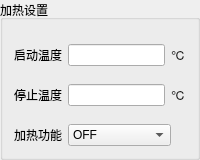
                            <widget class="QGroupBox" name="groupBox_30">
                             <property name="minimumSize">
                              <size>
                               <width>200</width>
                               <height>160</height>
                              </size>
                             </property>
                             <property name="maximumSize">
                              <size>
                               <width>200</width>
                               <height>160</height>
                              </size>
                             </property>
                             <property name="title">
                              <string>加热设置</string>
                             </property>
                             <layout class="QVBoxLayout" name="verticalLayout_54">
                              <property name="topMargin">
                               <number>12</number>
                              </property>
                              <item>
                               <spacer name="verticalSpacer_72">
                                <property name="orientation">
                                 <enum>Qt::Vertical</enum>
                                </property>
                                <property name="sizeHint" stdset="0">
                                 <size>
                                  <width>20</width>
                                  <height>40</height>
                                 </size>
                                </property>
                               </spacer>
                              </item>
                              <item>
                               <layout class="QHBoxLayout" name="horizontalLayout_186">
                                <item>
                                 <widget class="QLabel" name="label_270">
                                  <property name="minimumSize">
                                   <size>
                                    <width>48</width>
                                    <height>0</height>
                                   </size>
                                  </property>
                                  <property name="text">
                                   <string>启动温度</string>
                                  </property>
                                  <property name="alignment">
                                   <set>Qt::AlignCenter</set>
                                  </property>
                                 </widget>
                                </item>
                                <item>
                                 <widget class="QLineEdit" name="lineEdit_128">
                                  <property name="alignment">
                                   <set>Qt::AlignCenter</set>
                                  </property>
                                 </widget>
                                </item>
                                <item>
                                 <widget class="QLabel" name="label_271">
                                  <property name="minimumSize">
                                   <size>
                                    <width>15</width>
                                    <height>0</height>
                                   </size>
                                  </property>
                                  <property name="text">
                                   <string>℃</string>
                                  </property>
                                  <property name="alignment">
                                   <set>Qt::AlignCenter</set>
                                  </property>
                                 </widget>
                                </item>
                               </layout>
                              </item>
                              <item>
                               <spacer name="verticalSpacer_73">
                                <property name="orientation">
                                 <enum>Qt::Vertical</enum>
                                </property>
                                <property name="sizeHint" stdset="0">
                                 <size>
                                  <width>20</width>
                                  <height>40</height>
                                 </size>
                                </property>
                               </spacer>
                              </item>
                              <item>
                               <layout class="QHBoxLayout" name="horizontalLayout_187">
                                <item>
                                 <widget class="QLabel" name="label_272">
                                  <property name="minimumSize">
                                   <size>
                                    <width>48</width>
                                    <height>0</height>
                                   </size>
                                  </property>
                                  <property name="text">
                                   <string>停止温度</string>
                                  </property>
                                  <property name="alignment">
                                   <set>Qt::AlignCenter</set>
                                  </property>
                                 </widget>
                                </item>
                                <item>
                                 <widget class="QLineEdit" name="lineEdit_129">
                                  <property name="alignment">
                                   <set>Qt::AlignCenter</set>
                                  </property>
                                 </widget>
                                </item>
                                <item>
                                 <widget class="QLabel" name="label_273">
                                  <property name="minimumSize">
                                   <size>
                                    <width>15</width>
                                    <height>0</height>
                                   </size>
                                  </property>
                                  <property name="text">
                                   <string>℃</string>
                                  </property>
                                  <property name="alignment">
                                   <set>Qt::AlignCenter</set>
                                  </property>
                                 </widget>
                                </item>
                               </layout>
                              </item>
                              <item>
                               <spacer name="verticalSpacer_74">
                                <property name="orientation">
                                 <enum>Qt::Vertical</enum>
                                </property>
                                <property name="sizeHint" stdset="0">
                                 <size>
                                  <width>20</width>
                                  <height>40</height>
                                 </size>
                                </property>
                               </spacer>
                              </item>
                              <item>
                               <layout class="QHBoxLayout" name="horizontalLayout_188">
                                <item>
                                 <widget class="QLabel" name="label_274">
                                  <property name="minimumSize">
                                   <size>
                                    <width>48</width>
                                    <height>0</height>
                                   </size>
                                  </property>
                                  <property name="text">
                                   <string>加热功能</string>
                                  </property>
                                  <property name="alignment">
                                   <set>Qt::AlignLeading|Qt::AlignLeft|Qt::AlignVCenter</set>
                                  </property>
                                 </widget>
                                </item>
                                <item>
                                 <widget class="QComboBox" name="comboBox_12">
                                  <property name="minimumSize">
                                   <size>
                                    <width>103</width>
                                    <height>0</height>
                                   </size>
                                  </property>
                                  <property name="maximumSize">
                                   <size>
                                    <width>57</width>
                                    <height>16777215</height>
                                   </size>
                                  </property>
                                  <item>
                                   <property name="text">
                                    <string>OFF</string>
                                   </property>
                                  </item>
                                  <item>
                                   <property name="text">
                                    <string>ON</string>
                                   </property>
                                  </item>
                                 </widget>
                                </item>
                                <item>
                                 <spacer name="horizontalSpacer_86">
                                  <property name="orientation">
                                   <enum>Qt::Horizontal</enum>
                                  </property>
                                  <property name="sizeHint" stdset="0">
                                   <size>
                                    <width>40</width>
                                    <height>20</height>
                                   </size>
                                  </property>
                                 </spacer>
                                </item>
                               </layout>
                              </item>
                             </layout>
                            </widget>
